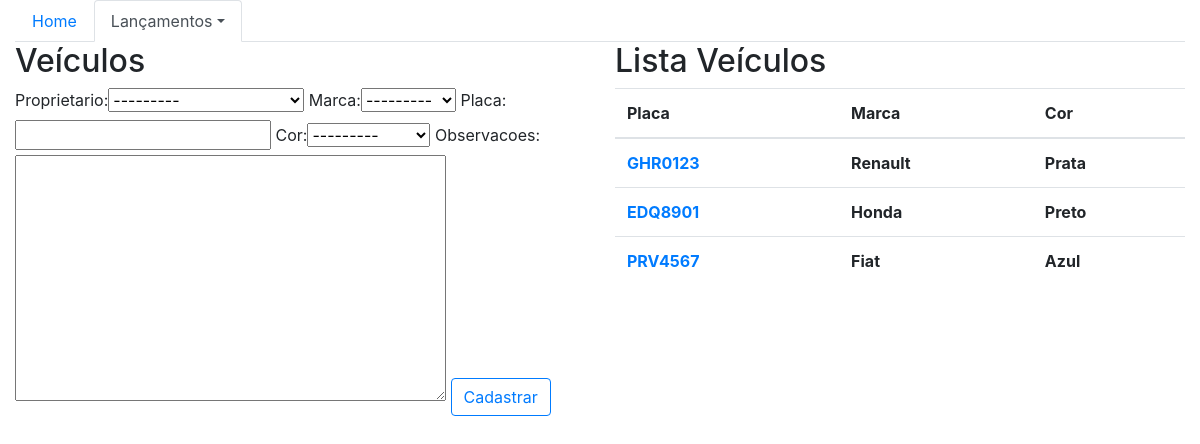
Page /core/veiculos/ on the earlier database version.
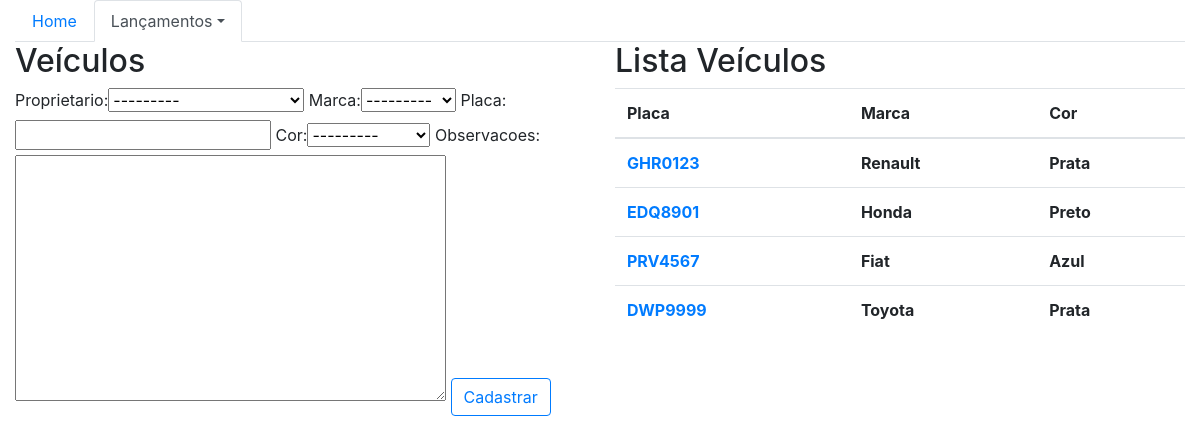
Same page on the later database version.
### core/models.py (models this page shows, shortened)
class Veiculo(models.Model):
    proprietario = models.ForeignKey('Pessoa', on_delete=models.CASCADE)
    marca = models.ForeignKey('Marca', on_delete=models.CASCADE)
    placa = models.CharField(max_length=10)
    cor = models.ForeignKey('CorVeiculo', on_delete=models.CASCADE)
    observacoes = models.TextField(blank=True)

class Marca(models.Model):
    descricao = models.CharField(max_length=30)
    def __str__(self):
        return f'{self.descricao}'

class CorVeiculo(models.Model):
    descricao = models.CharField(max_length=30)
    def __str__(self):
        return self.descricao

### core/views.py (the view)
def lista_veiculos(request):
    veiculos = Veiculo.objects.all()
    form = VeiculoForm()
    dados = {'veiculos': veiculos, 'form': form}
    return render(request, 'core/lista_veiculos.html', dados)

### core/forms.py
class VeiculoForm(ModelForm):
    class Meta:
        model = Veiculo
        fields = '__all__'

### core/models.py (called while the page is built)
    def __str__(self):
        return f'{self.nome} - {self.telefone}'

### core/templates/core/lista_veiculos.html (shortened to what this page needs)
{% extends "base.html" %}
{% load bootstrap %}
{% block menu %}
    <ul class="nav nav-tabs">
        <li class="nav-item">
            <a class="nav-link" href="{% url 'core_home' %}">Home</a>
        </li>
        <li class="nav-item dropdown">
            <a class="nav-link dropdown-toggle active" data-toggle="dropdown" href="#" role="button" aria-haspopup="true" aria-expanded="false">Lançamentos</a>
        </li>
    </ul>
{% endblock menu %}
{% block main %}
    <div class="row">
        <div class="col-sm-6">
            <h2>Veículos</h2>
            <form action="{% url 'core_veiculo_novo' %}" method="POST">
                {{ form|bootstrap }}
                <button type="submit" class="btn btn-outline-primary">Cadastrar</button>
            </form>
        </div>
        <div class="col-sm-6">
            <h2>Lista Veículos</h2>
            <table class="table table-hover">
                <thead>
                    <tr>
                        <th scope="col">Placa</th>
                        <th scope="col">Marca</th>
                        <th scope="col">Cor</th>
                    </tr>
                </thead>
                <tbody>
                    {% for veiculo in veiculos %}
                        <tr>
                            <th scope="row">
                                <a href="{% url 'core_veiculo_update' veiculo.id %}"> {{ veiculo.placa }} </a>
                            </th>
                            <th>{{ veiculo.marca }}</th>
                            <th>{{ veiculo.cor }}</th>
                        </tr>
                    {% endfor %}
                </tbody>
            </table>
        </div>
    </div>
{% endblock main %}

Differences in the rows shown:
added Veiculo: placa "DWP9999", marca "Toyota", cor "Prata"
